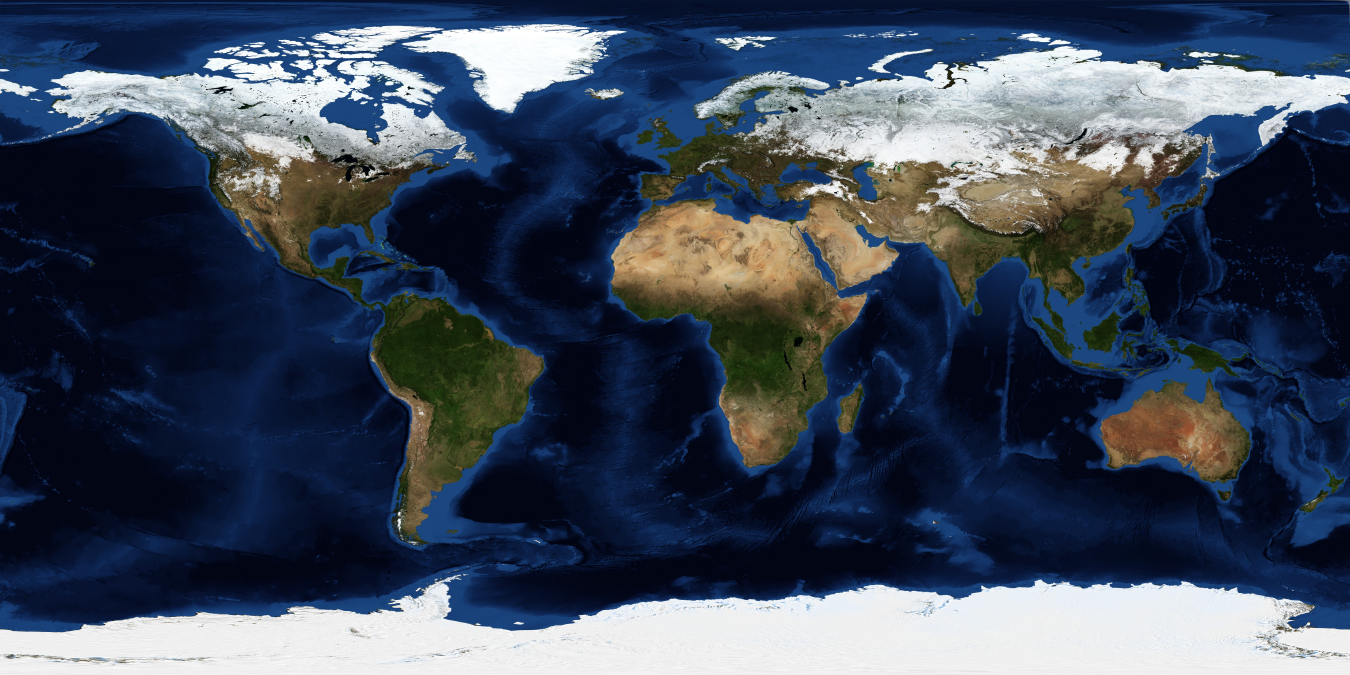
#> input picture assets/earth_topo.jpg, 5400 x 2700 px, found by its file name (shown at 1/4 size)
$ python render_terra_ui2.py
#> lines starting #> are read from the running program, lines starting #| are printed output that depends on the picture; after the words box and inside, x2 and y2 are one past the last pixel; in counts of white or black regions, pixels touching at a corner belong together
#!/usr/bin/env python3
"""TERRA Phase UI-2 — Demographic-style data ON the globe (design mock ONLY).

Locked base: UI-1e C3 Soft Hollow (Pale IOR Veil).
States S0–S5: globe → country lines → continents → elevated glow → dense → orbit.
ALWAYS np.clip before uint8. lime-wrap = 0.
All magnitudes are EXAMPLE / MOCK — never real demographics.
"""
from __future__ import annotations

import json
import math
from pathlib import Path

import numpy as np
from PIL import Image, ImageDraw, ImageFilter, ImageEnhance, ImageFont, ImageChops

ROOT = Path("/workspace/terra/phase-ui-2")
SRC = ROOT / "assets" / "src"
EARTH_SRC = SRC / "earth_topo.jpg"
GEO_NPZ = SRC / "geo_rasters.npz"
GEO_META = SRC / "geo_meta.json"
PLATES = ROOT / "assets" / "plates"
BOARDS = ROOT / "boards"
CLOSEUPS = ROOT / "closeups"
DOCS = ROOT / "docs"
PREVIEW = ROOT / "assets" / "preview"

for d in (PLATES, BOARDS, CLOSEUPS, DOCS, PREVIEW):
    d.mkdir(parents=True, exist_ok=True)

W, H = 1170, 2080
GLOBE_R = 470
CX, CY = W // 2, H // 2 + 36

# C3 Soft Hollow params (locked from UI-1e)
C3 = dict(
    far_land_gain=0.15,
    far_coast_gain=0.22,
    near_land_a=0.30,
    near_coast_boost=0.40,
    ocean_tint_a=0.10,
    ocean_body_a=0.20,
    ior_bend=0.16,
    far_blur_px=3,
    glass_thick=0.62,
    land_rgb=np.array([0.70, 0.76, 0.82], dtype=np.float32),
    far_land_rgb=np.array([0.58, 0.66, 0.76], dtype=np.float32),
    ocean_rgb=np.array([0.54, 0.72, 0.86], dtype=np.float32),
    fresnel_pow=2.15,
    spec_gain=0.24,
    rim_gain=0.92,
    through_land=0.12,
    land_fill=0.06,
    far_path_atten=0.65,
    far_limb_suppress=0.45,
    tunnel_clarity=1.15,
    shell_rim_boost=1.35,
    coast_etch=0.42,
)

# Continent soft tints (Pale IOR family — not political map)
CONT_TINT = {
    1: np.array([0.78, 0.68, 0.52], dtype=np.float32),  # Africa warm sand
    2: np.array([0.55, 0.72, 0.64], dtype=np.float32),  # Americas sage
    3: np.array([0.62, 0.68, 0.82], dtype=np.float32),  # Europe lavender-blue
    4: np.array([0.78, 0.62, 0.68], dtype=np.float32),  # Asia rose
    5: np.array([0.52, 0.74, 0.76], dtype=np.float32),  # Oceania aqua
    6: np.array([0.82, 0.86, 0.92], dtype=np.float32),  # Antarctica cool
}

# Glow hues for EXAMPLE mock data types (sci-fi glass emission)
GLOW_A = np.array([0.25, 0.85, 0.95], dtype=np.float32)  # cyan — Activity Index
GLOW_B = np.array([1.00, 0.55, 0.28], dtype=np.float32)  # amber — Flow Volume
GLOW_C = np.array([0.72, 0.42, 1.00], dtype=np.float32)  # violet — Density Signal

# Mock elevation / glow assignments (country_id → height 0..1, glow type 0/1/2)
# Heights are FAKE EXAMPLE magnitudes for craft review only.
MOCK_S3 = {
    # id: (height, glow_type)
    5: (0.72, 0),    # USA — Activity
    29: (0.58, 1),   # Brazil — Flow
    121: (0.48, 0),  # Germany — Activity
    98: (0.80, 1),   # India — Flow
    155: (0.55, 0),  # Japan — Activity
    25: (0.42, 1),   # South Africa — Flow
    137: (0.50, 0),  # Australia — Activity
}

MOCK_S4 = {
    **MOCK_S3,
    139: (0.88, 2),  # China — Density
    56: (0.62, 1),   # Nigeria — Flow
    27: (0.45, 0),   # Mexico — Activity
    43: (0.40, 0),   # France — Activity
    143: (0.38, 0),  # UK — Activity
    9: (0.70, 2),    # Indonesia — Density
    163: (0.35, 1),  # Egypt — Flow
    10: (0.44, 1),   # Argentina — Flow
    4: (0.36, 0),    # Canada — Activity
    158: (0.52, 2),  # Saudi Arabia — Density
    14: (0.33, 1),   # Kenya — Flow
    132: (0.34, 0),  # Spain — Activity
    141: (0.37, 0),  # Italy — Activity
    19: (0.60, 2),   # Russia — Density
    124: (0.41, 1),  # Turkey — Flow
    32: (0.39, 1),   # Colombia — Flow
}


def load_earth(max_w=2700):
#> called with max_w = 2700
    im = Image.open(EARTH_SRC).convert("RGB")
#> im is the input picture: PIL image 5400x2700 RGB; mean R, G, B 63.2, 73.7, 90.8
    if im.width > max_w:
        h = int(im.height * max_w / im.width)
#> h = 1350
        im = im.resize((max_w, h), Image.Resampling.LANCZOS)
#> im: PIL image 2700x1350 RGB
    arr = np.asarray(im).astype(np.float32) / 255.0
    r, g, b = arr[..., 0], arr[..., 1], arr[..., 2]
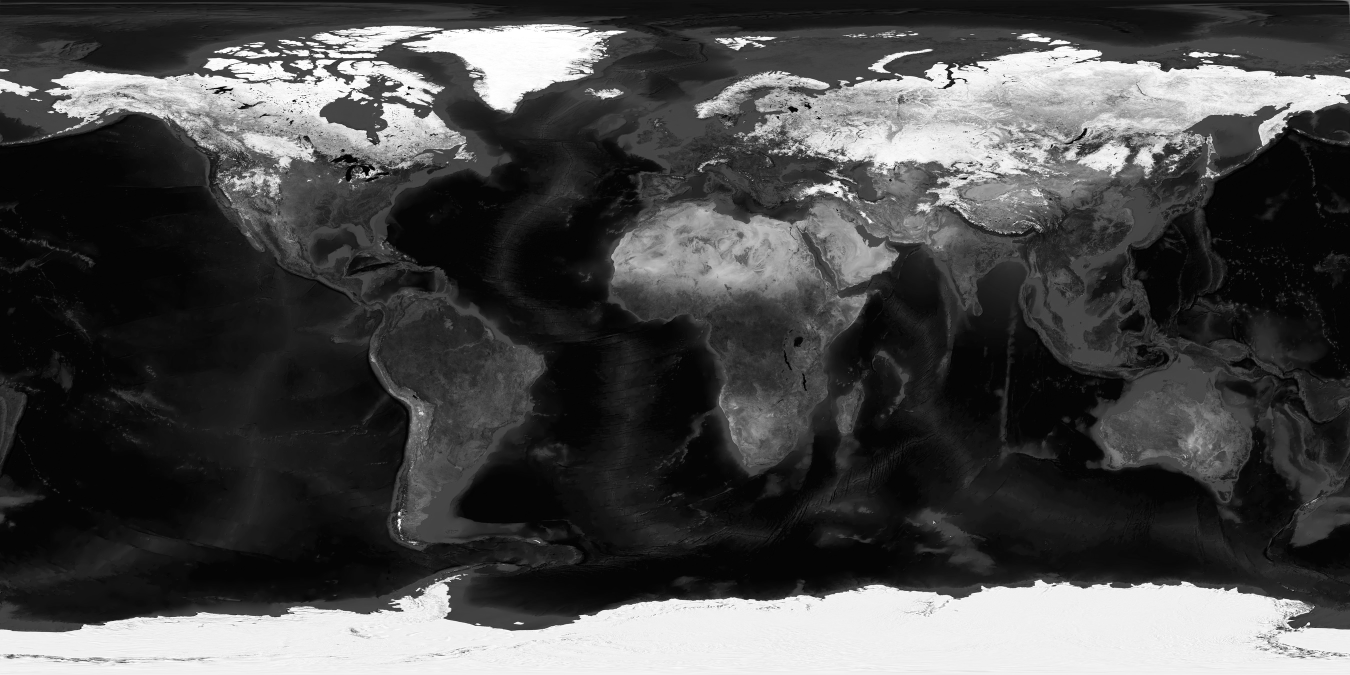
#> g: shape (1350, 2700) float32 (shown at 1/2 size); min 0, max 1, mean 0.289
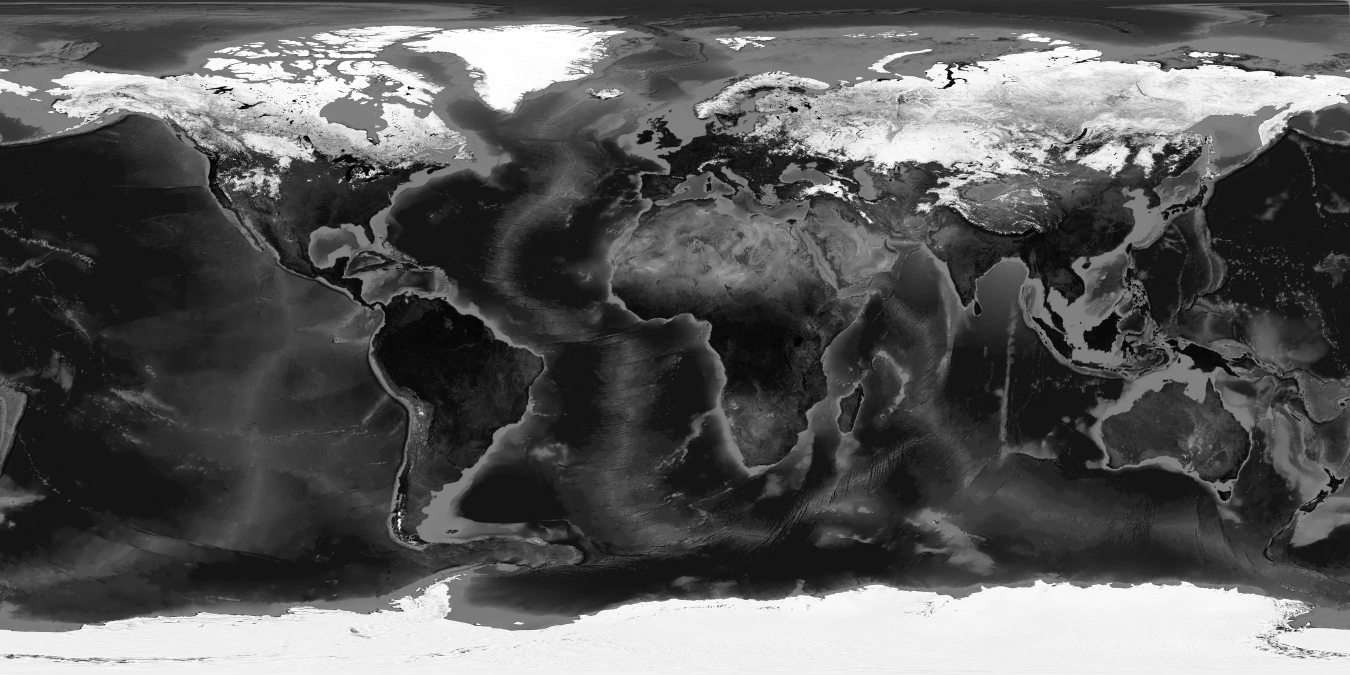
#> b: shape (1350, 2700) float32 (shown at 1/2 size); min 0, max 1, mean 0.356
    land = ((r + g) > (b * 1.35)) & ((r + g + b) > 0.18)
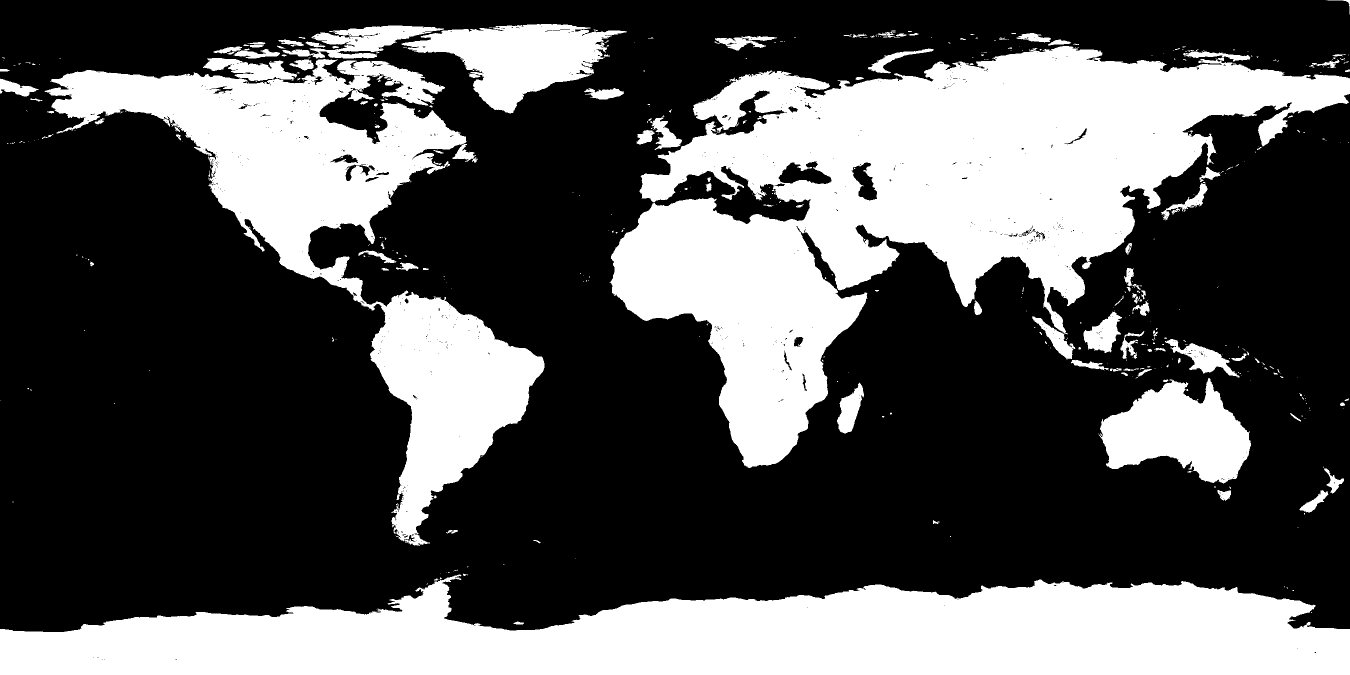
#> land: shape (1350, 2700) bool (shown at 1/2 size); 34.5% white; 476 white regions (352 under 20 px), largest, box (x1, y1, x2, y2) and area: (1219, 92, 2700, 936) 506860, (0, 1149, 2700, 1350) 378814, (89, 118, 1089, 1092) 242512
    ice = (r > 0.55) & (g > 0.55) & (b > 0.55)
#> ice: shape (1350, 2700) bool; 19.1% white; 1483 white regions (1320 under 20 px), largest, box (x1, y1, x2, y2) and area: (0, 1149, 2700, 1350) 374622, (1495, 92, 2700, 427) 160287, (89, 119, 932, 343) 75316
    land = land | ice
    return arr, land.astype(np.float32)


def land_edge_from_mask(land_f):
    lm = land_f
    dx = np.abs(np.roll(lm, 1, axis=1) - np.roll(lm, -1, axis=1))
#> dx: shape (1350, 2700) float32; values 0 (black) and 1 (white), 1.1% white in thin lines or dots
    dy = np.abs(np.roll(lm, 1, axis=0) - np.roll(lm, -1, axis=0))
#> dy: shape (1350, 2700) float32; values 0 (black) and 1 (white), 1.9% white in thin lines or dots
    edge = np.clip(dx + dy, 0, 1)
#> edge: shape (1350, 2700) float32; values 0 (black) and 1 (white), 2.3% white in thin lines or dots
    for _ in range(2):
        edge = (
            edge
            + np.roll(edge, 1, 0)
            + np.roll(edge, -1, 0)
            + np.roll(edge, 1, 1)
            + np.roll(edge, -1, 1)
        ) / 5.0
    return np.clip(edge * 2.5, 0, 1).astype(np.float32)
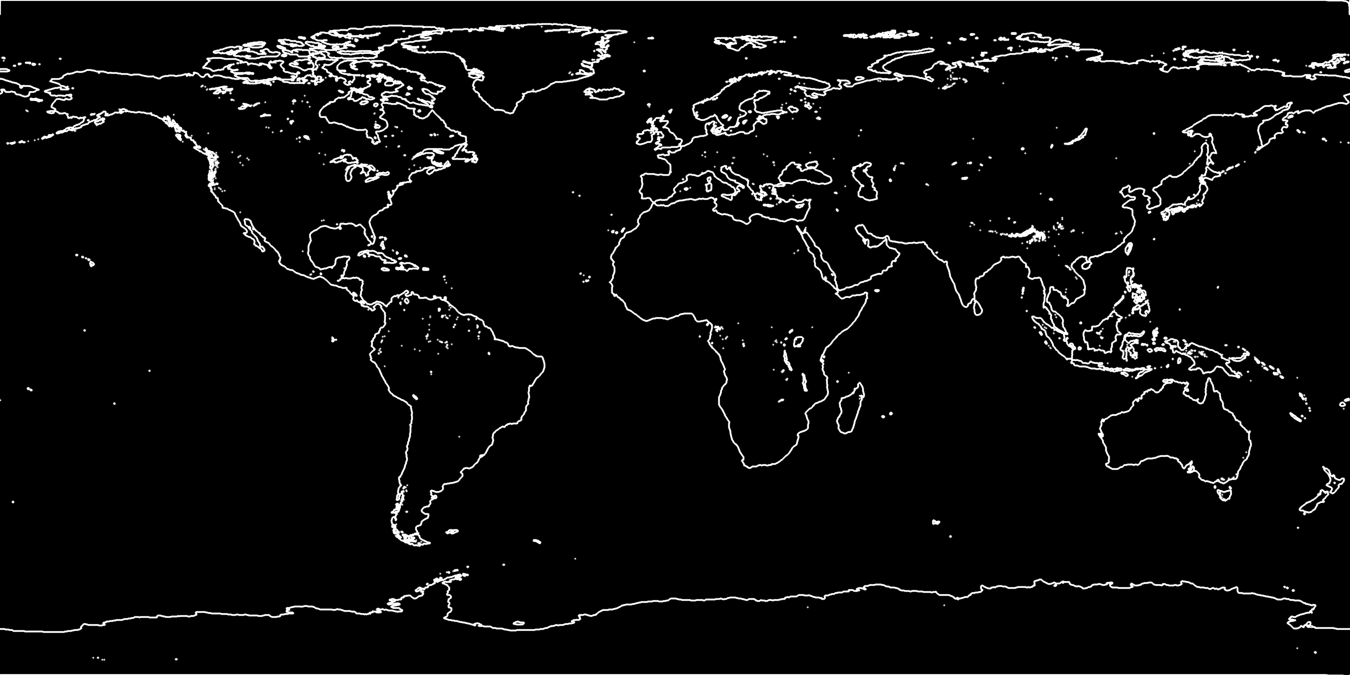
#> returned value: shape (1350, 2700) float32 (shown at 1/2 size); min 0, max 1, mean 0.0433


def load_geo():
#> (the run stopped early here; a loop or call above may not have finished)
